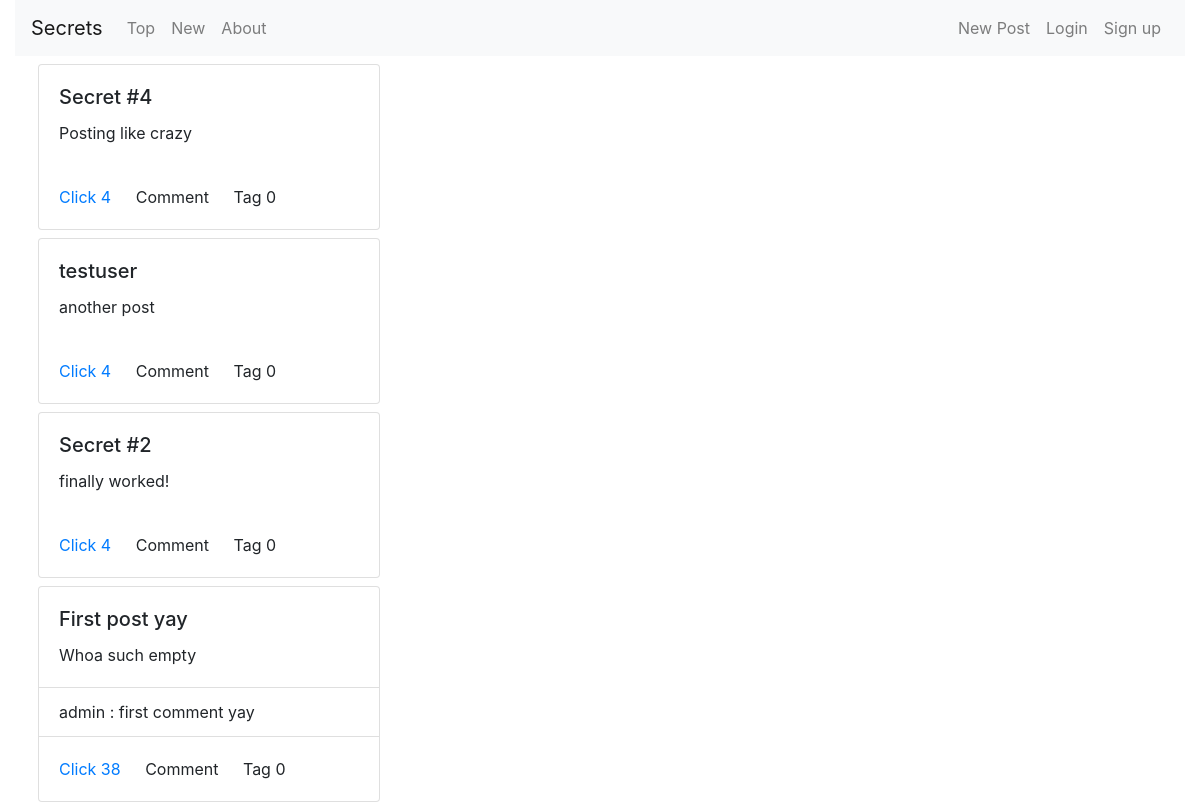
Before: /forum/ with the older database file.
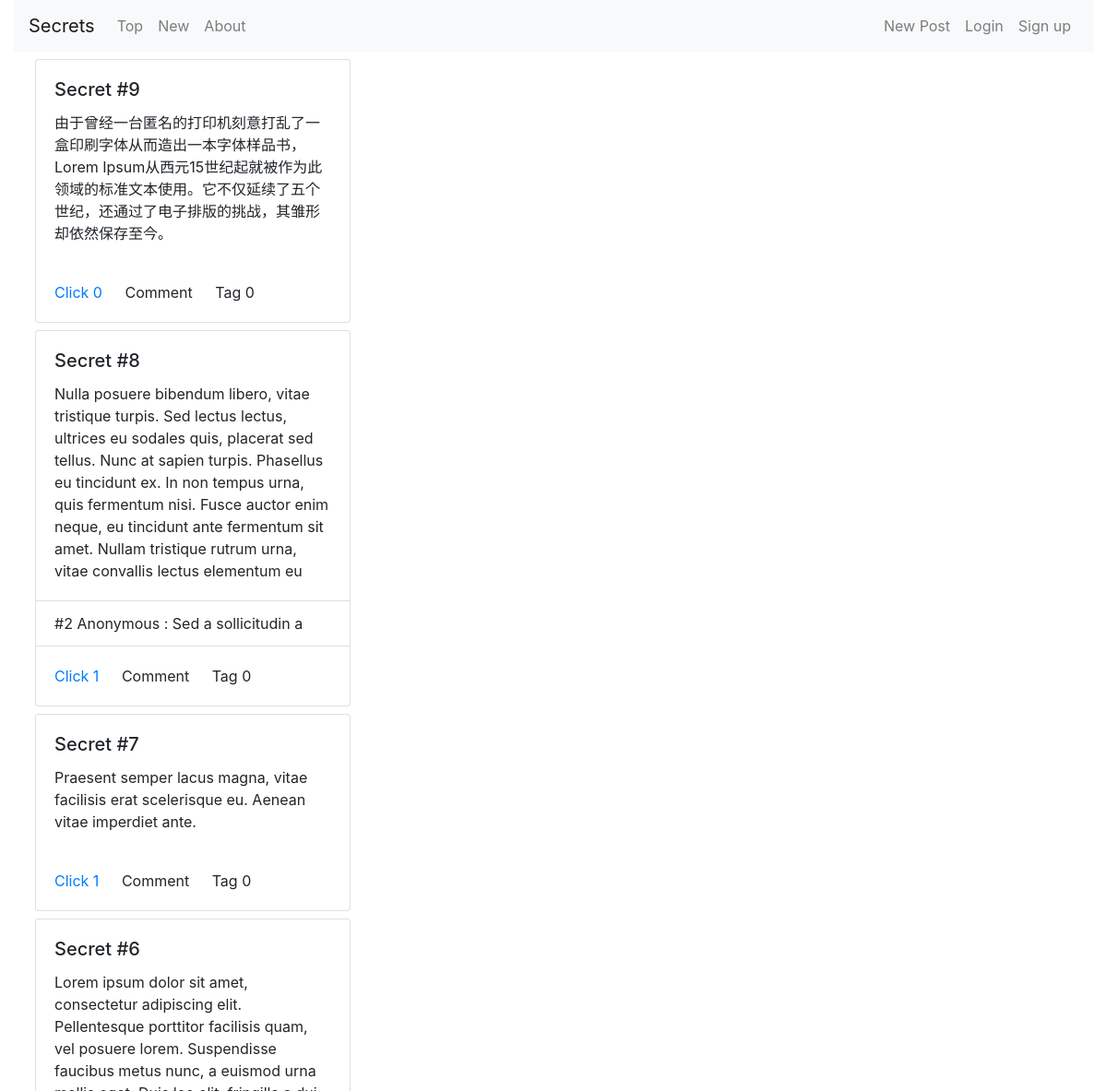
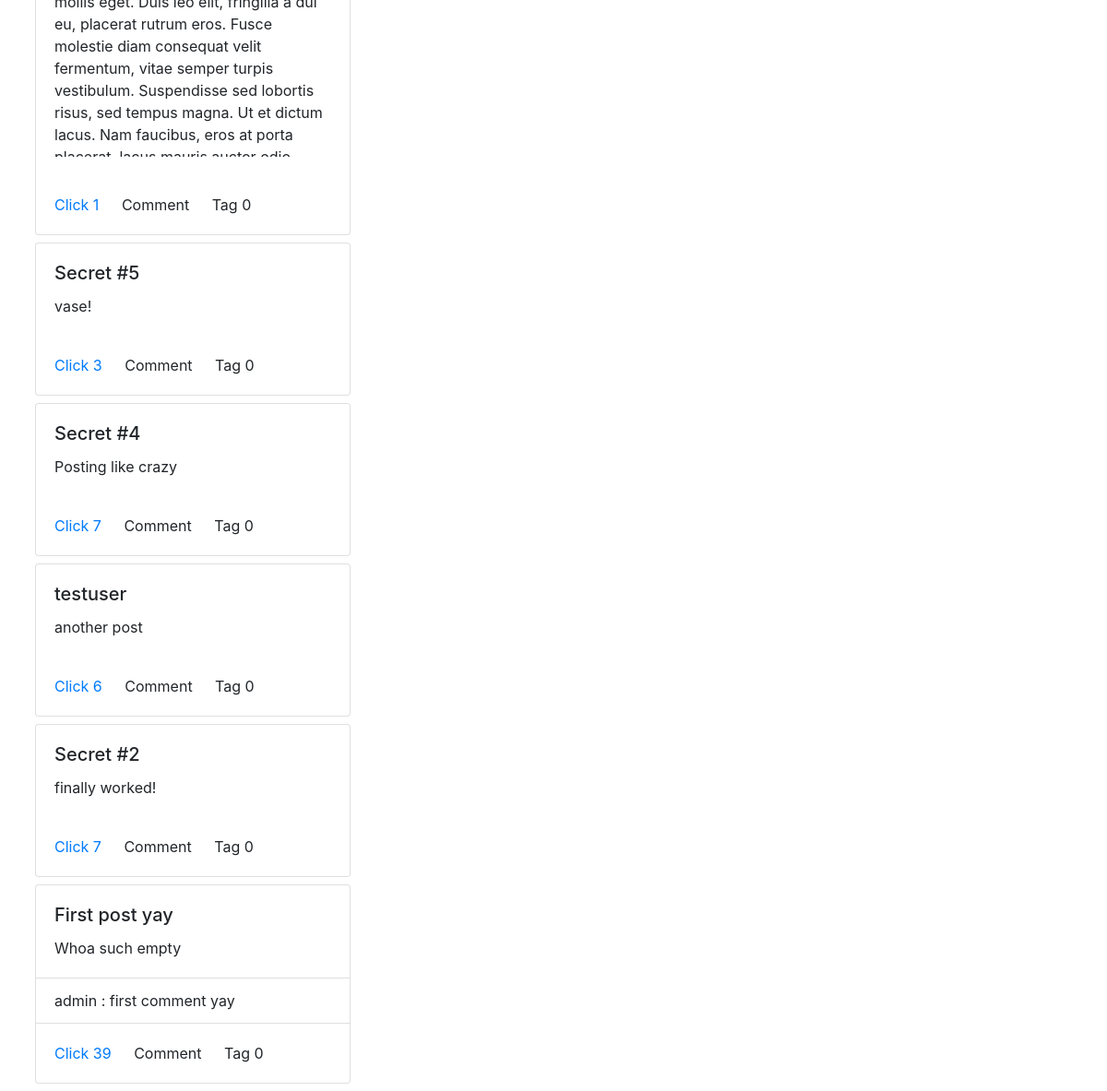
After: the same page with the newer database file (2 pictures, top to bottom).
### forum/models.py (models this page shows, shortened)
class Post(models.Model):
    title = models.CharField(max_length=50, default='Untitled')
    author = models.ForeignKey(User, on_delete=models.CASCADE)
    date = models.DateTimeField(default = timezone.now)
    content = models.TextField(default="Whoa such empty")
    clicks = models.IntegerField(default=0)
    tags = models.IntegerField(default=0)

class Comments(models.Model):
    author = models.ForeignKey(User, on_delete=models.CASCADE)
    display_name = models.CharField(max_length=50, default='')
    date = models.DateTimeField(default=timezone.now)
    content = models.TextField(default='')
    post = models.ForeignKey(Post, on_delete=models.CASCADE)
    parent_comment = models.ForeignKey('self', on_delete=models.CASCADE, null=True, blank=True)
    def __str__(self):
        return self.display_name + ' : ' + str(self.content)[:20]

### forum/views.py (the view)
# urls.py: path('', views.IndexView.as_view(), name = 'index'),
class IndexView(View):
    template_name = "forum/index.html"
    mode = None
    def get_clicked(self, request, post_id):
        if request.user.is_authenticated:
            clicked_list = request.user.profile.clicked.split()
        else:
            try:
                clicked_list = request.session['clicked'].split()
            except KeyError: return False
        return str(post_id) in clicked_list
    def get(self, request):
        user = request.user
        if self.mode is 'top':
            self.index_post = Post.objects.order_by('-clicks')[:21]
        else:
            self.index_post = Post.objects.order_by('-date')[:21]
        for this_post in self.index_post:
            this_post.comment_snaps = Comments.objects.filter(post=this_post)[:3]
            this_post.clicked = self.get_clicked(request, this_post.pk)
        context = {
            'user':user,
            'latest_post_list': self.index_post,
        }
        return render(request, self.template_name, context)

### ui/templates/forum/index.html (shortened to what this page needs)
{% extends 'base.html' %}
{% block content %}
<div class="container-fluid">
  <div class="grid" data-masonry='{ "itemSelector": ".grid-item", "columnWidth": 1 }'>
    {% for post in latest_post_list %}
    <div class="card my-2 mx-2 grid-item index-card">
      <div class="card-body card-body-ajax" id="{{ post.id }}">
        <h5 class="card-title index-card-title">{{ post.title }}</h5>
        <p class="card-text index-card-text">{{ post.content }}</p>
      </div>
      <ul class="list-group list-group-flush">
        {% for comment_snippet in post.comment_snaps %}
        <li class="list-group-item index-card-comment">{{comment_snippet}}</li>
        {% endfor %}
      </ul>
      <div class="card-body">
        {% if post.clicked %}
        <a class="card-link clickup-button-ajax clickup-clicked" id='{{ post.id }}' style="color:red">
          Click {{post.clicks}}</a>
        {% else %}
        <a class="card-link clickup-button-ajax clickup-unclicked" id='{{ post.id }}' style="color:#007bff">
          Click {{post.clicks}}
        </a>
        {% endif %}
        <a class="card-link comment-ajax comment-button">Comment</a>
        <a class="card-link tag-ajax tag-button">Tag {{post.tags}}</a>
      </div>
    </div>
    {% endfor %}
  </div>
</div>
{% endblock %}

Changed rows visible on the page:
added Post: title "Secret #9", content "由于曾经一台匿名的打印机刻意打乱了一盒印刷字体从而造出一本字体样品书，Lorem Ipsum从西元15世纪起就被作为此领域的标准文本使用。它不仅延续了五个世纪，还通过了电子排版的挑战，其雏形却依然保存至今。", clicks "0", tags "0"
added Post: title "Secret #8", content "Nulla posuere bibendum libero, vitae tristique turpis. Sed lectus lectus, ultrices eu sodales quis, placerat sed tellus. Nunc at sapien turpis. Phasellus eu tincidunt ex. In non tempus urna, quis fermentum nisi. Fusce auctor enim neque, eu tincidunt ante fermentum sit amet. Nullam tristique rutrum urna, vitae convallis lectus elementum eu", clicks "1", tags "0"
added Comments: display_name+content "#2 Anonymous : Sed a sollicitudin a", shown under "Secret #8"
added Post: title "Secret #7", content "Praesent semper lacus magna, vitae facilisis erat scelerisque eu. Aenean vitae imperdiet ante.", clicks "1", tags "0"
added Post: title "Secret #6", content "Lorem ipsum dolor sit amet, consectetur adipiscing elit. Pellentesque porttitor facilisis quam, vel posuere lorem. Suspendisse faucibus metus nunc, a euismod urna mollis eget. Duis leo elit, fringilla a dui eu, placerat rutrum eros. Fusce molestie diam consequat velit fermentum, vitae semper turpis vestibulum. Suspendisse sed lobortis risus, sed tempus magna. Ut et dictum lacus. Nam faucibus, eros at porta…", clicks "1", tags "0"
added Post: title "Secret #5", content "vase!", clicks "3", tags "0"
changed Post "Secret #4": clicks "4" → "7"
changed Post "testuser": clicks "4" → "6"
changed Post "Secret #2": clicks "4" → "7"
changed Post "First post yay": clicks "38" → "39"
